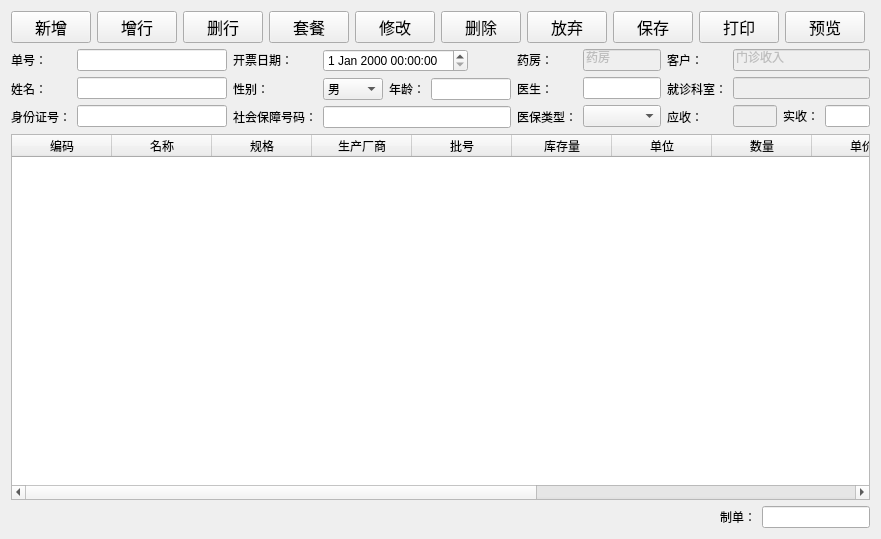
<?xml version="1.0" encoding="UTF-8"?>
<ui version="4.0">
 <class>ClinicCharge</class>
 <widget class="QWidget" name="ClinicCharge">
  <property name="geometry">
   <rect>
    <x>0</x>
    <y>0</y>
    <width>881</width>
    <height>539</height>
   </rect>
  </property>
  <property name="windowTitle">
   <string>门诊收费</string>
  </property>
  <layout class="QVBoxLayout" name="verticalLayout_9">
   <item>
    <layout class="QHBoxLayout" name="horizontalLayout_4">
     <item>
      <widget class="QPushButton" name="addButton">
       <property name="sizePolicy">
        <sizepolicy hsizetype="Fixed" vsizetype="Fixed">
         <horstretch>0</horstretch>
         <verstretch>0</verstretch>
        </sizepolicy>
       </property>
       <property name="font">
        <font>
         <family>Agency FB</family>
         <pointsize>12</pointsize>
        </font>
       </property>
       <property name="toolTip">
        <string>新建一个收费单</string>
       </property>
       <property name="text">
        <string>新增</string>
       </property>
      </widget>
     </item>
     <item>
      <widget class="QPushButton" name="addrowButton">
       <property name="sizePolicy">
        <sizepolicy hsizetype="Fixed" vsizetype="Fixed">
         <horstretch>0</horstretch>
         <verstretch>0</verstretch>
        </sizepolicy>
       </property>
       <property name="font">
        <font>
         <family>Agency FB</family>
         <pointsize>12</pointsize>
        </font>
       </property>
       <property name="toolTip">
        <string>表格增加一行</string>
       </property>
       <property name="text">
        <string>增行</string>
       </property>
      </widget>
     </item>
     <item>
      <widget class="QPushButton" name="deleterowButton">
       <property name="sizePolicy">
        <sizepolicy hsizetype="Fixed" vsizetype="Fixed">
         <horstretch>0</horstretch>
         <verstretch>0</verstretch>
        </sizepolicy>
       </property>
       <property name="font">
        <font>
         <family>Agency FB</family>
         <pointsize>12</pointsize>
        </font>
       </property>
       <property name="toolTip">
        <string>从表格中删除选中行</string>
       </property>
       <property name="text">
        <string>删行</string>
       </property>
      </widget>
     </item>
     <item>
      <widget class="QPushButton" name="packageButton">
       <property name="sizePolicy">
        <sizepolicy hsizetype="Fixed" vsizetype="Fixed">
         <horstretch>0</horstretch>
         <verstretch>0</verstretch>
        </sizepolicy>
       </property>
       <property name="font">
        <font>
         <family>Agency FB</family>
         <pointsize>12</pointsize>
        </font>
       </property>
       <property name="text">
        <string>套餐</string>
       </property>
      </widget>
     </item>
     <item>
      <widget class="QPushButton" name="editButton">
       <property name="sizePolicy">
        <sizepolicy hsizetype="Fixed" vsizetype="Fixed">
         <horstretch>0</horstretch>
         <verstretch>0</verstretch>
        </sizepolicy>
       </property>
       <property name="font">
        <font>
         <family>Agency FB</family>
         <pointsize>12</pointsize>
        </font>
       </property>
       <property name="text">
        <string>修改</string>
       </property>
      </widget>
     </item>
     <item>
      <widget class="QPushButton" name="deleteButton">
       <property name="sizePolicy">
        <sizepolicy hsizetype="Fixed" vsizetype="Fixed">
         <horstretch>0</horstretch>
         <verstretch>0</verstretch>
        </sizepolicy>
       </property>
       <property name="font">
        <font>
         <family>Agency FB</family>
         <pointsize>12</pointsize>
        </font>
       </property>
       <property name="toolTip">
        <string>从数据库中删除该单</string>
       </property>
       <property name="text">
        <string>删除</string>
       </property>
      </widget>
     </item>
     <item>
      <widget class="QPushButton" name="discardButton">
       <property name="sizePolicy">
        <sizepolicy hsizetype="Fixed" vsizetype="Fixed">
         <horstretch>0</horstretch>
         <verstretch>0</verstretch>
        </sizepolicy>
       </property>
       <property name="font">
        <font>
         <family>Agency FB</family>
         <pointsize>12</pointsize>
        </font>
       </property>
       <property name="toolTip">
        <string>清空</string>
       </property>
       <property name="text">
        <string>放弃</string>
       </property>
      </widget>
     </item>
     <item>
      <widget class="QPushButton" name="saveButton">
       <property name="sizePolicy">
        <sizepolicy hsizetype="Fixed" vsizetype="Fixed">
         <horstretch>0</horstretch>
         <verstretch>0</verstretch>
        </sizepolicy>
       </property>
       <property name="font">
        <font>
         <family>Agency FB</family>
         <pointsize>12</pointsize>
        </font>
       </property>
       <property name="toolTip">
        <string>保存至数据库</string>
       </property>
       <property name="text">
        <string>保存</string>
       </property>
      </widget>
     </item>
     <item>
      <widget class="QPushButton" name="printButton">
       <property name="sizePolicy">
        <sizepolicy hsizetype="Fixed" vsizetype="Fixed">
         <horstretch>0</horstretch>
         <verstretch>0</verstretch>
        </sizepolicy>
       </property>
       <property name="font">
        <font>
         <family>Agency FB</family>
         <pointsize>12</pointsize>
        </font>
       </property>
       <property name="text">
        <string>打印</string>
       </property>
      </widget>
     </item>
     <item>
      <widget class="QPushButton" name="previewButton">
       <property name="sizePolicy">
        <sizepolicy hsizetype="Fixed" vsizetype="Fixed">
         <horstretch>0</horstretch>
         <verstretch>0</verstretch>
        </sizepolicy>
       </property>
       <property name="font">
        <font>
         <family>Agency FB</family>
         <pointsize>12</pointsize>
        </font>
       </property>
       <property name="toolTip">
        <string>打印预览</string>
       </property>
       <property name="text">
        <string>预览</string>
       </property>
      </widget>
     </item>
     <item>
      <spacer name="horizontalSpacer_2">
       <property name="orientation">
        <enum>Qt::Horizontal</enum>
       </property>
       <property name="sizeHint" stdset="0">
        <size>
         <width>40</width>
         <height>20</height>
        </size>
       </property>
      </spacer>
     </item>
    </layout>
   </item>
   <item>
    <layout class="QHBoxLayout" name="horizontalLayout_3">
     <item>
      <layout class="QVBoxLayout" name="verticalLayout">
       <item>
        <widget class="QLabel" name="label">
         <property name="sizePolicy">
          <sizepolicy hsizetype="Fixed" vsizetype="Preferred">
           <horstretch>0</horstretch>
           <verstretch>0</verstretch>
          </sizepolicy>
         </property>
         <property name="text">
          <string>单号：</string>
         </property>
        </widget>
       </item>
       <item>
        <widget class="QLabel" name="label_2">
         <property name="sizePolicy">
          <sizepolicy hsizetype="Fixed" vsizetype="Preferred">
           <horstretch>0</horstretch>
           <verstretch>0</verstretch>
          </sizepolicy>
         </property>
         <property name="text">
          <string>姓名：</string>
         </property>
        </widget>
       </item>
       <item>
        <widget class="QLabel" name="label_15">
         <property name="sizePolicy">
          <sizepolicy hsizetype="Fixed" vsizetype="Preferred">
           <horstretch>0</horstretch>
           <verstretch>0</verstretch>
          </sizepolicy>
         </property>
         <property name="text">
          <string>身份证号：</string>
         </property>
        </widget>
       </item>
      </layout>
     </item>
     <item>
      <layout class="QVBoxLayout" name="verticalLayout_2">
       <item>
        <widget class="QLineEdit" name="sheetNoEdit">
         <property name="sizePolicy">
          <sizepolicy hsizetype="Fixed" vsizetype="Fixed">
           <horstretch>0</horstretch>
           <verstretch>0</verstretch>
          </sizepolicy>
         </property>
         <property name="maximumSize">
          <size>
           <width>150</width>
           <height>16777215</height>
          </size>
         </property>
        </widget>
       </item>
       <item>
        <widget class="QLineEdit" name="nameEdit">
         <property name="sizePolicy">
          <sizepolicy hsizetype="Fixed" vsizetype="Fixed">
           <horstretch>0</horstretch>
           <verstretch>0</verstretch>
          </sizepolicy>
         </property>
         <property name="maximumSize">
          <size>
           <width>150</width>
           <height>16777215</height>
          </size>
         </property>
        </widget>
       </item>
       <item>
        <widget class="QLineEdit" name="IDEdit">
         <property name="sizePolicy">
          <sizepolicy hsizetype="Fixed" vsizetype="Fixed">
           <horstretch>0</horstretch>
           <verstretch>0</verstretch>
          </sizepolicy>
         </property>
         <property name="minimumSize">
          <size>
           <width>150</width>
           <height>0</height>
          </size>
         </property>
        </widget>
       </item>
      </layout>
     </item>
     <item>
      <layout class="QVBoxLayout" name="verticalLayout_3">
       <item>
        <widget class="QLabel" name="label_5">
         <property name="sizePolicy">
          <sizepolicy hsizetype="Fixed" vsizetype="Preferred">
           <horstretch>0</horstretch>
           <verstretch>0</verstretch>
          </sizepolicy>
         </property>
         <property name="text">
          <string>开票日期：</string>
         </property>
        </widget>
       </item>
       <item>
        <widget class="QLabel" name="label_8">
         <property name="sizePolicy">
          <sizepolicy hsizetype="Fixed" vsizetype="Preferred">
           <horstretch>0</horstretch>
           <verstretch>0</verstretch>
          </sizepolicy>
         </property>
         <property name="text">
          <string>性别：</string>
         </property>
        </widget>
       </item>
       <item>
        <widget class="QLabel" name="label_13">
         <property name="sizePolicy">
          <sizepolicy hsizetype="Fixed" vsizetype="Preferred">
           <horstretch>0</horstretch>
           <verstretch>0</verstretch>
          </sizepolicy>
         </property>
         <property name="text">
          <string>社会保障号码：</string>
         </property>
        </widget>
       </item>
      </layout>
     </item>
     <item>
      <layout class="QVBoxLayout" name="verticalLayout_4">
       <item>
        <widget class="QDateTimeEdit" name="dateTimeEdit">
         <property name="sizePolicy">
          <sizepolicy hsizetype="Fixed" vsizetype="Fixed">
           <horstretch>0</horstretch>
           <verstretch>0</verstretch>
          </sizepolicy>
         </property>
         <property name="maximumSize">
          <size>
           <width>16777215</width>
           <height>16777215</height>
          </size>
         </property>
        </widget>
       </item>
       <item>
        <layout class="QHBoxLayout" name="horizontalLayout_2">
         <item>
          <widget class="QComboBox" name="gendercomboBox">
           <property name="sizePolicy">
            <sizepolicy hsizetype="Fixed" vsizetype="Fixed">
             <horstretch>0</horstretch>
             <verstretch>0</verstretch>
            </sizepolicy>
           </property>
           <property name="minimumSize">
            <size>
             <width>60</width>
             <height>0</height>
            </size>
           </property>
           <property name="maximumSize">
            <size>
             <width>60</width>
             <height>16777215</height>
            </size>
           </property>
           <item>
            <property name="text">
             <string>男</string>
            </property>
           </item>
           <item>
            <property name="text">
             <string>女</string>
            </property>
           </item>
          </widget>
         </item>
         <item>
          <widget class="QLabel" name="label_9">
           <property name="text">
            <string>年龄：</string>
           </property>
          </widget>
         </item>
         <item>
          <widget class="QLineEdit" name="ageEdit">
           <property name="sizePolicy">
            <sizepolicy hsizetype="Fixed" vsizetype="Fixed">
             <horstretch>0</horstretch>
             <verstretch>0</verstretch>
            </sizepolicy>
           </property>
           <property name="maximumSize">
            <size>
             <width>80</width>
             <height>16777215</height>
            </size>
           </property>
          </widget>
         </item>
        </layout>
       </item>
       <item>
        <widget class="QLineEdit" name="insuranceNoEdit"/>
       </item>
      </layout>
     </item>
     <item>
      <layout class="QVBoxLayout" name="verticalLayout_5">
       <item>
        <widget class="QLabel" name="label_7">
         <property name="sizePolicy">
          <sizepolicy hsizetype="Fixed" vsizetype="Preferred">
           <horstretch>0</horstretch>
           <verstretch>0</verstretch>
          </sizepolicy>
         </property>
         <property name="text">
          <string>药房：    </string>
         </property>
        </widget>
       </item>
       <item>
        <widget class="QLabel" name="label_3">
         <property name="text">
          <string>医生：    </string>
         </property>
        </widget>
       </item>
       <item>
        <widget class="QLabel" name="label_12">
         <property name="text">
          <string>医保类型：</string>
         </property>
        </widget>
       </item>
      </layout>
     </item>
     <item>
      <layout class="QVBoxLayout" name="verticalLayout_6">
       <item>
        <widget class="QLineEdit" name="warehouseEdit">
         <property name="enabled">
          <bool>false</bool>
         </property>
         <property name="sizePolicy">
          <sizepolicy hsizetype="Fixed" vsizetype="Fixed">
           <horstretch>0</horstretch>
           <verstretch>0</verstretch>
          </sizepolicy>
         </property>
         <property name="minimumSize">
          <size>
           <width>60</width>
           <height>0</height>
          </size>
         </property>
         <property name="maximumSize">
          <size>
           <width>132</width>
           <height>16777215</height>
          </size>
         </property>
         <property name="text">
          <string>药房 </string>
         </property>
        </widget>
       </item>
       <item>
        <widget class="QLineEdit" name="doctorEdit">
         <property name="sizePolicy">
          <sizepolicy hsizetype="Preferred" vsizetype="Fixed">
           <horstretch>0</horstretch>
           <verstretch>0</verstretch>
          </sizepolicy>
         </property>
         <property name="maximumSize">
          <size>
           <width>90</width>
           <height>16777215</height>
          </size>
         </property>
        </widget>
       </item>
       <item>
        <widget class="QComboBox" name="insurancetypecomboBox">
         <property name="sizePolicy">
          <sizepolicy hsizetype="Preferred" vsizetype="Fixed">
           <horstretch>0</horstretch>
           <verstretch>0</verstretch>
          </sizepolicy>
         </property>
         <property name="maximumSize">
          <size>
           <width>90</width>
           <height>16777215</height>
          </size>
         </property>
        </widget>
       </item>
      </layout>
     </item>
     <item>
      <layout class="QVBoxLayout" name="verticalLayout_7">
       <item>
        <widget class="QLabel" name="label_6">
         <property name="sizePolicy">
          <sizepolicy hsizetype="Preferred" vsizetype="Preferred">
           <horstretch>0</horstretch>
           <verstretch>0</verstretch>
          </sizepolicy>
         </property>
         <property name="text">
          <string>客户：    </string>
         </property>
        </widget>
       </item>
       <item>
        <widget class="QLabel" name="label_4">
         <property name="sizePolicy">
          <sizepolicy hsizetype="Fixed" vsizetype="Preferred">
           <horstretch>0</horstretch>
           <verstretch>0</verstretch>
          </sizepolicy>
         </property>
         <property name="text">
          <string>就诊科室：</string>
         </property>
        </widget>
       </item>
       <item>
        <widget class="QLabel" name="label_10">
         <property name="text">
          <string>应收：</string>
         </property>
        </widget>
       </item>
      </layout>
     </item>
     <item>
      <layout class="QVBoxLayout" name="verticalLayout_8">
       <item>
        <widget class="QLineEdit" name="customerEdit">
         <property name="enabled">
          <bool>false</bool>
         </property>
         <property name="sizePolicy">
          <sizepolicy hsizetype="Expanding" vsizetype="Fixed">
           <horstretch>0</horstretch>
           <verstretch>0</verstretch>
          </sizepolicy>
         </property>
         <property name="text">
          <string>门诊收入</string>
         </property>
        </widget>
       </item>
       <item>
        <widget class="QLineEdit" name="departmentEdit">
         <property name="enabled">
          <bool>false</bool>
         </property>
        </widget>
       </item>
       <item>
        <layout class="QHBoxLayout" name="horizontalLayout">
         <item>
          <widget class="QLineEdit" name="dueincomeEdit">
           <property name="enabled">
            <bool>false</bool>
           </property>
           <property name="sizePolicy">
            <sizepolicy hsizetype="Preferred" vsizetype="Fixed">
             <horstretch>0</horstretch>
             <verstretch>0</verstretch>
            </sizepolicy>
           </property>
           <property name="maximumSize">
            <size>
             <width>50</width>
             <height>16777215</height>
            </size>
           </property>
          </widget>
         </item>
         <item>
          <widget class="QLabel" name="label_11">
           <property name="sizePolicy">
            <sizepolicy hsizetype="Expanding" vsizetype="Preferred">
             <horstretch>0</horstretch>
             <verstretch>0</verstretch>
            </sizepolicy>
           </property>
           <property name="text">
            <string>实收：</string>
           </property>
          </widget>
         </item>
         <item>
          <widget class="QLineEdit" name="realincomeEdit">
           <property name="sizePolicy">
            <sizepolicy hsizetype="Preferred" vsizetype="Fixed">
             <horstretch>0</horstretch>
             <verstretch>0</verstretch>
            </sizepolicy>
           </property>
           <property name="maximumSize">
            <size>
             <width>50</width>
             <height>16777215</height>
            </size>
           </property>
           <property name="text">
            <string/>
           </property>
          </widget>
         </item>
        </layout>
       </item>
      </layout>
     </item>
    </layout>
   </item>
   <item>
    <widget class="QTableWidget" name="tableWidget">
     <property name="sizePolicy">
      <sizepolicy hsizetype="Expanding" vsizetype="Expanding">
       <horstretch>0</horstretch>
       <verstretch>0</verstretch>
      </sizepolicy>
     </property>
     <property name="sortingEnabled">
      <bool>true</bool>
     </property>
     <attribute name="verticalHeaderShowSortIndicator" stdset="0">
      <bool>false</bool>
     </attribute>
     <attribute name="verticalHeaderStretchLastSection">
      <bool>false</bool>
     </attribute>
     <column>
      <property name="text">
       <string>编码</string>
      </property>
     </column>
     <column>
      <property name="text">
       <string>名称</string>
      </property>
     </column>
     <column>
      <property name="text">
       <string>规格</string>
      </property>
     </column>
     <column>
      <property name="text">
       <string>生产厂商</string>
      </property>
     </column>
     <column>
      <property name="text">
       <string>批号</string>
      </property>
     </column>
     <column>
      <property name="text">
       <string>库存量</string>
      </property>
     </column>
     <column>
      <property name="text">
       <string>单位</string>
      </property>
     </column>
     <column>
      <property name="text">
       <string>数量</string>
      </property>
     </column>
     <column>
      <property name="text">
       <string>单价</string>
      </property>
     </column>
     <column>
      <property name="text">
       <string>金额</string>
      </property>
     </column>
     <column>
      <property name="text">
       <string>门诊收据</string>
      </property>
     </column>
     <column>
      <property name="text">
       <string>医药分类</string>
      </property>
     </column>
     <column>
      <property name="text">
       <string>门诊分类</string>
      </property>
     </column>
    </widget>
   </item>
   <item>
    <layout class="QHBoxLayout" name="horizontalLayout_14">
     <item>
      <spacer name="horizontalSpacer">
       <property name="orientation">
        <enum>Qt::Horizontal</enum>
       </property>
       <property name="sizeHint" stdset="0">
        <size>
         <width>40</width>
         <height>20</height>
        </size>
       </property>
      </spacer>
     </item>
     <item>
      <widget class="QLabel" name="label_14">
       <property name="text">
        <string>制单：</string>
       </property>
      </widget>
     </item>
     <item>
      <widget class="QLineEdit" name="sheetmakerEdit">
       <property name="sizePolicy">
        <sizepolicy hsizetype="Fixed" vsizetype="Fixed">
         <horstretch>0</horstretch>
         <verstretch>0</verstretch>
        </sizepolicy>
       </property>
      </widget>
     </item>
    </layout>
   </item>
  </layout>
 </widget>
 <layoutdefault spacing="6" margin="11"/>
 <tabstops>
  <tabstop>sheetNoEdit</tabstop>
  <tabstop>nameEdit</tabstop>
  <tabstop>ageEdit</tabstop>
  <tabstop>doctorEdit</tabstop>
  <tabstop>IDEdit</tabstop>
  <tabstop>insuranceNoEdit</tabstop>
  <tabstop>dueincomeEdit</tabstop>
  <tabstop>realincomeEdit</tabstop>
  <tabstop>tableWidget</tabstop>
  <tabstop>dateTimeEdit</tabstop>
  <tabstop>gendercomboBox</tabstop>
  <tabstop>editButton</tabstop>
  <tabstop>warehouseEdit</tabstop>
  <tabstop>saveButton</tabstop>
  <tabstop>insurancetypecomboBox</tabstop>
  <tabstop>customerEdit</tabstop>
  <tabstop>sheetmakerEdit</tabstop>
  <tabstop>addButton</tabstop>
  <tabstop>addrowButton</tabstop>
  <tabstop>deleterowButton</tabstop>
  <tabstop>packageButton</tabstop>
  <tabstop>deleteButton</tabstop>
  <tabstop>discardButton</tabstop>
  <tabstop>printButton</tabstop>
  <tabstop>previewButton</tabstop>
 </tabstops>
 <resources/>
 <connections/>
</ui>
